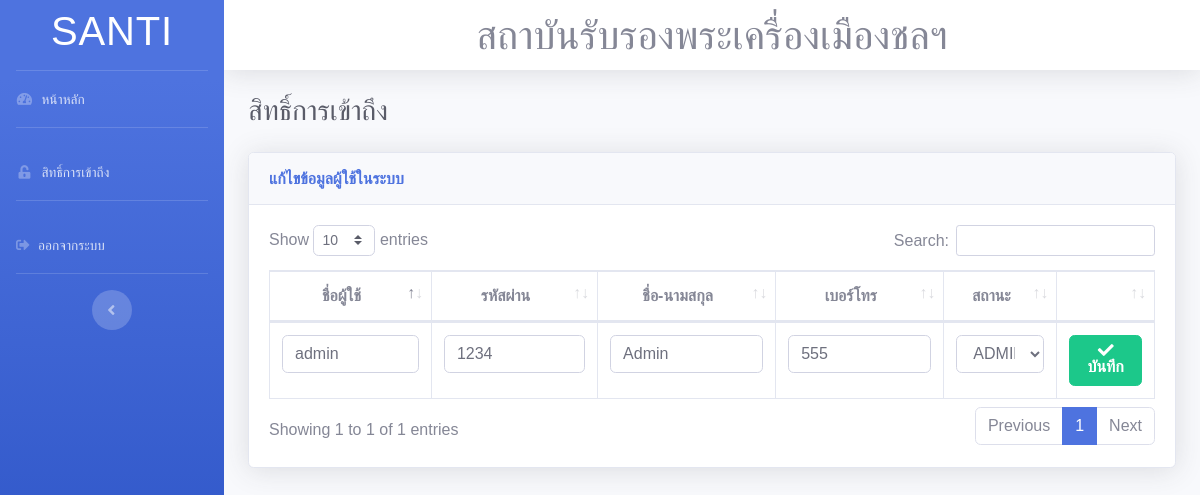
/a/page/admin/edit.php?member_id=3 (signed in), run on the app's committed database.
### tables this page shows
CREATE TABLE `tb_member` (
  `member_id` int(11) NOT NULL,
  `member_user` varchar(255) DEFAULT NULL,
  `member_pass` varchar(255) DEFAULT NULL,
  `member_name` varchar(255) DEFAULT NULL,
  `member_tel` varchar(255) DEFAULT NULL,
  `status` int(11) DEFAULT NULL
);

### a/page/admin/edit.php (the view, shortened to what this page needs)
<?php include("../../../config/dbConnection.php") ?>
<!DOCTYPE html>
<html lang="en">
<head>
  <link href="../../vendor/fontawesome-free/css/all.min.css" rel="stylesheet" type="text/css">
  <link href="../../css/sb-admin-2.min.css" rel="stylesheet">
  <link href="../../vendor/datatables/dataTables.bootstrap4.min.css" rel="stylesheet">
</head>
<body id="page-top">
  <div id="wrapper">
  <?php include("../../include/menu.php")?>
    <div id="content-wrapper" class="d-flex flex-column">
      <div id="content">
      <?php include("../../include/nav.php")?>
        <div class="container-fluid">
          <div class="d-sm-flex align-items-center justify-content-between mb-4">
            <h1 class="h3 mb-0 text-gray-800">สิทธิ์การเข้าถึง</h1>
          </div>
          <div class="content">
            <div class="card shadow mb-4">
              <div class="card-header py-3">
                <h6 class="m-0 font-weight-bold text-primary">แก้ไขข้อมูลผู้ใช้ในระบบ</h6>
              </div>
              <div class="card-body">
                <div class="table-responsive">
                  <?php
                     $strmember_id = null;
                     if (isset($_GET["member_id"])) {
                         $strmember_id = $_GET["member_id"];
                     }
                     $sql = $conn->prepare("SELECT * FROM tb_member WHERE member_id = ?");
                     $sql->execute([$strmember_id]);
                     $result = $sql->fetch(PDO::FETCH_ASSOC);
                  ?>
                  <form action="editsave.php" name="frmAdd" method="post">
                <table class="table table-bordered" id="dataTable" width="100%" cellspacing="0">
                  <thead>
                    <tr>
                      <th><center>ชื่อผู้ใช้</center></th>
                      <th><center>รหัสผ่าน</center></th>
                      <th><center>ชื่อ-นามสกุล</center></th>
                      <th><center>เบอร์โทร</center></th>
                      <th><center>สถานะ</center></th>
                      <th></th>
                    </tr>
                  </thead>
              <tr>
                <td><input type="text" class="form-control" name="member_user" value="<?php echo $result["member_user"];?>"></td>
                <td><input type="text" class="form-control" name="member_pass" value="<?php echo $result["member_pass"];?>"></td>
                <td><input type="text" class="form-control" name="member_name" value="<?php echo $result["member_name"];?>"></td>
                <td><input type="text" class="form-control" name="member_tel" value="<?php echo $result["member_tel"];?>"></td>
                <td>
                  <select name="status" id="status" class="form-control">
                    <option value="1" <?php if($result["status"]=='1'){echo "selected";};?>>ADMIN</option>
                  </select>
                </td>
                <td><center>
                  <button type="submit" class="btn btn-success" name="button"><i class="fa fa-check"> บันทึก</i></button>
                  </center>
                </td>
              </tr>
            </table>
          </form>
          </div>
        </div>
      </div>
          </div>
        </div>
      </div>
    </div>
  </div>
</body>
</html>

### a/page/admin/edit.php (style rules this page uses)
body { margin: 0; font-family: Arial, Helvetica, sans-serif; }

### data on the page
tb_member: member_user "admin", member_pass "1234", member_name "Admin", member_tel "555", status "ADMIN"

### other printed values
$rsname0 "SANTI"
